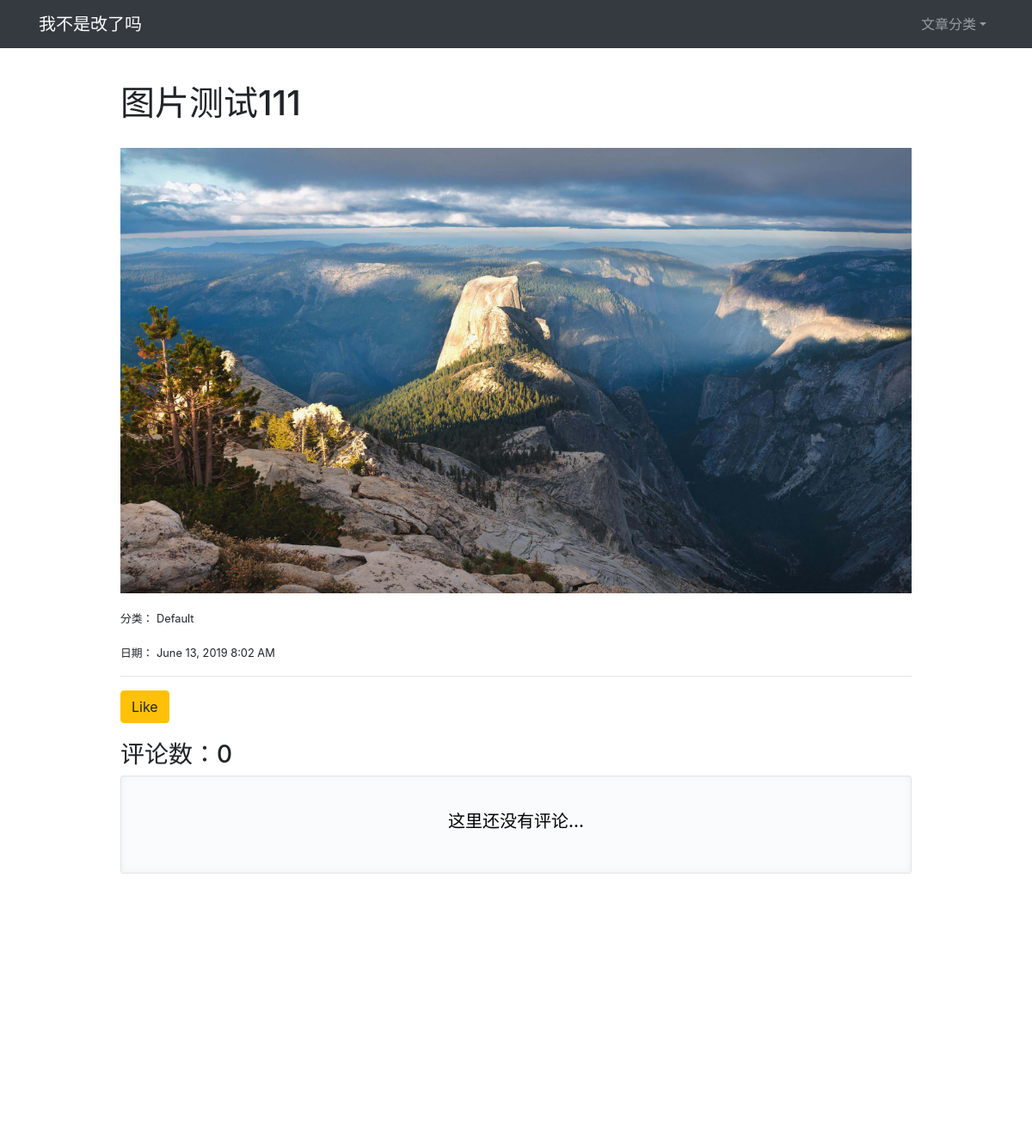
The page /post/30 on the database its author committed.
### MyBlog/models.py (models this page shows, shortened)
class Admin(db.Model, UserMixin):
    id = db.Column(db.Integer, primary_key=True)
    username = db.Column(db.String(20))  # 用户名(用于登录)
    password_hash = db.Column(db.String(128))
    blog_title = db.Column(db.String(60))   # 博客标题
    blog_sub_title = db.Column(db.String(100))  # 子标题
    name = db.Column(db.String(30))  # 用户昵称(评论中显示)
    about = db.Column(db.Text)

class Post(db.Model):
    id = db.Column(db.Integer, primary_key=True)
    title = db.Column(db.String(30))
    timestamp = db.Column(db.DateTime, default=datetime.utcnow)  # 时间戳
    body = db.Column(db.Text)
    can_comments = db.Column(db.Boolean, default=True)
    category_id = db.Column(db.Integer, db.ForeignKey('category.id'))    # 将category_id设置为外键
    category = db.relationship('Category', back_populates='posts')
    comments = db.relationship('Comment', back_populates='post', cascade='all, delete-orphan')  # cascade设置级联操作

class Category(db.Model):
    id = db.Column(db.Integer, primary_key=True)
    name = db.Column(db.String(30), unique=True)    # 分类名不允许重复,unique=True
    posts = db.relationship('Post', back_populates='category')

### MyBlog/blueprint/blog.py (the view, shortened to what this page needs)
@blog_my.route('/post/<int:post_id>', methods=['GET', 'POST'])
def show_post(post_id):
    post = Post.query.get_or_404(post_id)
    page = request.args.get('page', 1, type=int)
    per_page = current_app.config['MYBLOG_COMMENT_PER_PAGE']
    pagination = Comment.query.with_parent(post).order_by(Comment.timestamp.desc()).paginate(page, per_page=per_page)
    comments = pagination.items
    form = CommentForm()
    return render_template('blog/post.html', post=post, pagination=pagination, comments=comments, form=form)

### MyBlog/forms.py
class CommentForm(Form):
    name = StringField('昵称', validators=[DataRequired()])
    comment = TextAreaField('评论内容', validators=[DataRequired(), Length(1, 256)])
    submit = SubmitField('发布评论')

### MyBlog/__init__.py (called while the page is built)
def register_template_context(app):
    @app.context_processor
    def make_template_context():
        admin = Admin.query.first()
        categories = Category.query.order_by(Category.name).all()
        posts = Post.query.order_by(Post.timestamp).all()
        if current_user.is_authenticated:
            unread_comments = Comment.query.filter_by(reviewed=False).count()
        else:
            unread_comments = None
        return dict(
            admin=admin,
            categories=categories,
            posts=posts,
            unread_comments=unread_comments
        )

### MyBlog/templates/blog/post.html (shortened to what this page needs)
{% extends 'base.html' %}
{% from 'bootstrap/pagination.html' import render_pagination %}
{% from 'bootstrap/form.html' import render_form %}
{% block content %}
<div class="row">
    <div class="col-sm-10 mx-auto">
        <div class="page-header">
            <h1>{{ post.title }}</h1>
        </div>
        <div class="">
            <span class="body-font">{{ post.body|safe }}</span>
            <p><small>分类： {{ post.category.name }}</small></p>
            <small>日期： {{ moment(post.timestamp).format('LLL') }}</small>
        </div>
        <hr>
        <div>
            <button type="button" class="btn btn-warning ">Like</button>
        </div>
        <div class="comments" id="comments">
                <h3>评论数：{{ pagination.total }}
                </h3>
                {% if comments %}
                    <ul class="list-group">
                        {% for comment in comments %}
                            <li class="list-group-item list-group-item-action flex-column">
                                <div class="d-flex w-100 justify-content-between">
                                    <h5 class="mb-1 text-primary">
                                            {% if comment.from_admin %}
                                                {{ admin.name }}
                                            {% else %}
                                                {{ comment.author }}
                                            {% endif %}
                                        </a>
                                        {% if comment.from_admin %}
                                            <span class="badge badge-primary">作者</span>{% endif %}
                                        {% if comment.replied %}<span class="badge badge-light">Reply</span>{% endif %}
                                    </h5>
                                    <small data-toggle="tooltip" data-placement="top" data-delay="500"
                                           data-timestamp="{{ comment.timestamp.strftime('%Y-%m-%dT%H:%M:%SZ') }}">
                                        {{ moment(comment.timestamp).fromNow() }}
                                    </small>
                                </div>
                                {% if comment.replied %}
                                    <p class="alert alert-dark reply-body">{{ comment.replied.author }}:
                                        <br>{{ comment.replied.body }}
                                    </p>
                                {%- endif -%}
                                <p class="mb-1">{{ comment.body }}</p>
                                <div class="float-right">
                                    <a class="btn btn-light btn-sm"
                                       href="{{ url_for('.reply_comment', comment_id=comment.id) }}">回复</a>
                                    {% if current_user.is_authenticated %}
                                    <form class="inline" method="post"
                                              action="{{ url_for('admin.delete_comments',
                                               comment_id=comment.id, next=request.full_path) }}">
                                            <input type="hidden" name="csrf_token" value="{{ csrf_token() }}"/>
                                            <button type="submit" class="btn btn-danger btn-sm"
                                                    onclick="return confirm('确定删除该评论?');">删除
                                            </button>
                                    </form>
                                    {% endif %}
                                </div>
                            </li>
                        {% endfor %}
                    </ul>
                {% else %}
                    <div class="tip"><h5>这里还没有评论...</h5></div>
                {% endif %}
            </div>
        {% if post.can_comments %}
            {{ render_form(form, action=request.full_path) }}
        {% else %}
            <div class="tip">
                <p>评论区已关闭</p>
            </div>
        {% endif %}
    </div>
</div>
{% endblock content %}

### MyBlog/templates/base.html (shortened to what this page needs)
{% from 'bootstrap/nav.html' import render_nav_item %}
<!DOCTYPE html>
<html lang="en">
<head>
    {% block head%}
    <link rel="stylesheet" href="{{ url_for('static', filename='css/bootstrap.min.css')}}" type="text/css">
    <link rel="stylesheet" href="{{url_for('static', filename='css/style.css')}}" type="text/css">
    {% endblock head%}
</head>
<body>
{% block nav%}
    <div class="row">
        <div class="col-sm-12">
            <nav class="navbar navbar-expand-sm bg-dark navbar-dark">
                <div class=" container">
                    <a class="navbar-brand" href="{{url_for('blog.index')}}">{{ admin.blog_title|default('MyBlog') }}</a>
                    <ul class="nav navbar-nav navbar-right">
                        <li class="nav-item dropdown " >
                            <a href="#" class="nav-link dropdown-toggle "role="button"
                               data-toggle="dropdown" >文章分类</a>
                        </li>
                    </ul>
                </div>
            </nav>
        </div>
    </div>
{% endblock nav %}
<main class="container">
    {% block content %}
    {% endblock content%}
</main>
{% block footer %}
<div class="row">
    <div class="container">
        <hr>
        <a class="text-dark" href="#" title="created by HJ"><small>&copy; 2019 HJ</small></a> -
        <a class="text-dark" href="https://github.com/theminimize" title="HJ's GitHub count"><small>GitHub</small></a> -
        <a class="text-dark" href="https://blog.csdn.net/one_Salted_FishGG" title="HJ's CSDN count"><small>CSDN</small></a>
        {% if current_user.is_authenticated %}
        <a class="text-dark float-right " href="{{url_for('login.logout', next=request.full_path)}}"><small>注销</small></a>
        {% else %}
        <a class=" text-dark float-right" href="{{url_for('login.login', next=request.full_path)}}"><small>登录</small></a>
        {% endif %}
    </div>
</div>
{% endblock footer %}
</body>
</html>

### MyBlog/static/css/style.css (style rules this page uses)
nav { margin-bottom: 20px; }
img { max-width: 100%; height: auto !important; }
.page-header { padding-top: 20px; padding-bottom: 20px; }
.comments { margin: 20px 0; }
.tip { color: black !important; position: relative; padding: 40px; text-align: center; background-color: #fafbfc; border: 1px solid #e1e4e8; border-radius: 3px; box-shadow: inset 0 0 10px rgba(27, 31, 35, 0.05); }
.body-font { font-size:1.3rem ; }

### rows shown on the page
Admin: blog_title "我不是改了吗"
Post: title "图片测试111", body (picture), timestamp "June 13, 2019 8:02 AM"
Category: category.name "Default"

### other values the page prints
{{ pagination.total }} "0"
